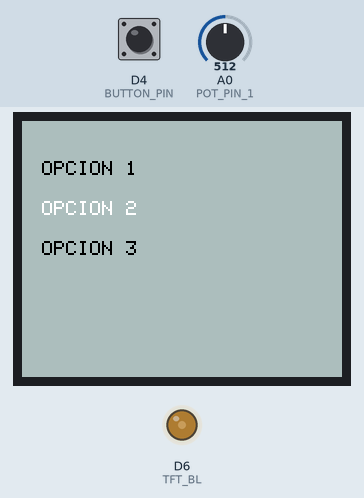
This sketch was run on a simulated ESP8266 (NodeMCU). Shown: 160×128 colour display, output pins drawn as LEDs (lit = HIGH). Inputs (shaded band) come from the test bench; at power-on: A0 (POT_PIN_1) = 512, D4 (BUTTON_PIN) HIGH. What the sketch prints to the serial monitor is not drawn.

Above: at 1.3 s.
1.4 s: A0 (POT_PIN_1) set to 900
At 1.9 s:
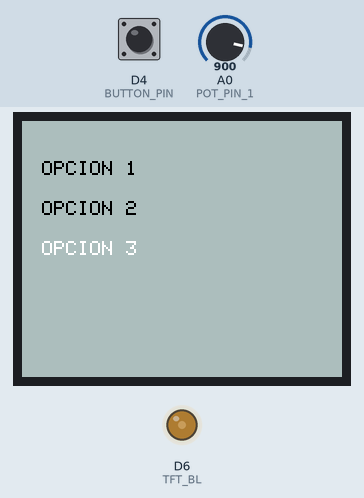
2.9 s: A0 (POT_PIN_1) set to 122
At 3.6 s:
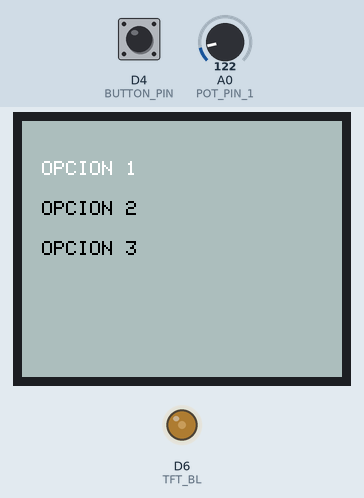
4.4 s: D4 (BUTTON_PIN) pulled LOW for 0.15 s
At 5.2 s:
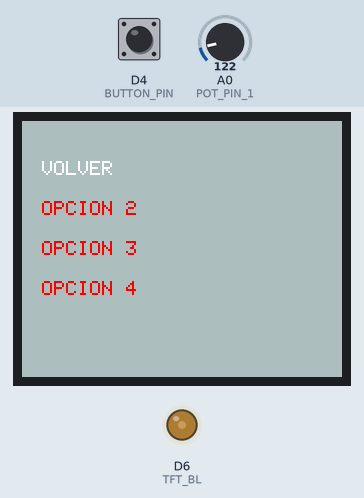
6.0 s: A0 (POT_PIN_1) set to 159
7.5 s: A0 (POT_PIN_1) set to 185
At 8.6 s:
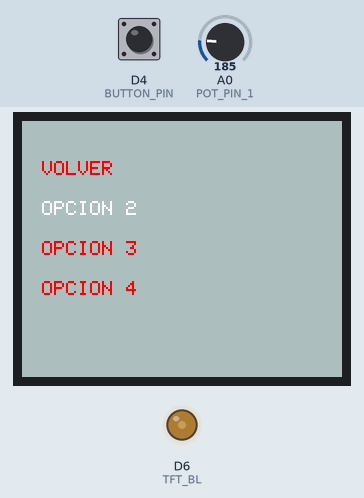
9.2 s: A0 (POT_PIN_1) set to 496
10.7 s: A0 (POT_PIN_1) set to 528
At 11.6 s:
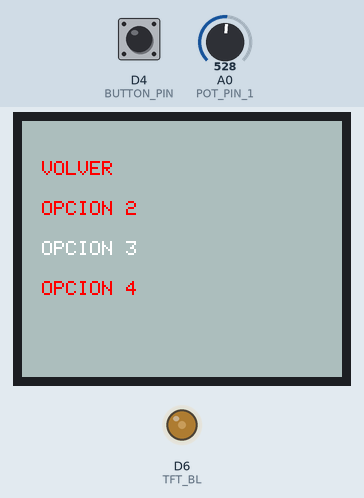
Timing chart, 0 to 13.4 s (numbered marks = the images above; inputs shaded):
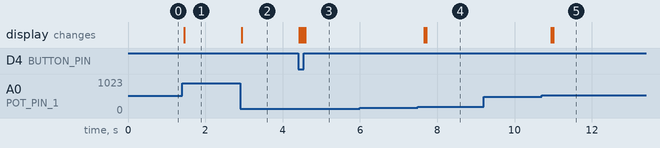

Measured:
- the behaviour switches between 170 and 171 on A0 (POT_PIN_1) (found by bisection; images 3 and 4)
- the behaviour switches between 511 and 512 on A0 (POT_PIN_1) (found by bisection; images 4 and 5)
- after the input at 1.4 s, the display: changes after 0.06 s (image 1)
- after the input at 2.9 s, the display: changes at once (image 2)
- after the input at 4.4 s, the display: first changes at once (image 3 shows a later state)
- after the input at 6.0 s, every drawn part: stays the same
- after the input at 7.5 s, the display: first changes after 0.17 s (image 4 shows a later state)
- after the input at 9.2 s, every drawn part: stays the same
- after the input at 10.7 s, the display: first changes after 0.25 s (image 5 shows a later state)

The sketch:

seleccion_avance_menu.ino
```cpp
#include <Adafruit_GFX.h>
#include <Adafruit_ST7735.h>

#define TFT_CS    D1
#define TFT_RST   D0
#define TFT_DC    D2
#define TFT_MOSI  D7
#define TFT_CLK   D5
#define TFT_BL    D6   // En tu caso el pin BL está conectado a 3V
#define TFT_VCC   VIN
#define TFT_GND   GND

#define POT_PIN_1 A0
#define POT_PIN_2 D3
#define BUTTON_PIN D4

Adafruit_ST7735 tft = Adafruit_ST7735(TFT_CS, TFT_DC, TFT_RST);
const uint16_t white = 0xffff;
const uint16_t black = 0x0000;
const uint16_t turquesa = 0xADF7;
const uint16_t rosaClaro = 0xE112;
const uint16_t rosaOscuro = 0xFFC0CB;
const uint16_t rojo = 0xF800;

// Variables para los potenciómetros y el botón
int potValue1 = 0;
int potValue2 = 0;
int selectedOptionMenuPrincipal = 0;
int selectedOptionMenuSecundario = 0;
int numOptionsMenuPrincipal = 3;
int numOptionsMenuSecundario = 4; // Número de opciones en el menú secundario
bool buttonPressed = false;

// Arreglo con las opciones del menú
char options[3][10] = {"OPCION 1", "OPCION 2", "OPCION 3"};
char menuSecundario[4][10] = {"VOLVER", "OPCION 2", "OPCION 3", "OPCION 4"};

void setup() {
  Serial.begin(9600);

  // Configuración de la pantalla

  tft.initR(INITR_BLACKTAB);
  tft.setRotation(1); // Orientación horizontal
  tft.fillScreen(turquesa);
  analogWrite(TFT_BL, 80); // Establecer el brillo en 50%

  // Configuración de los pines de los potenciómetros y el botón
  pinMode(POT_PIN_1, INPUT);
  pinMode(POT_PIN_2, INPUT);
  pinMode(BUTTON_PIN, INPUT_PULLUP);
}

void loop() {
  menuPrincipal();
}

void leerPotenciometros() {
  // Obtener el valor de los potenciómetros y convertirlos a un índice para la opción seleccionada
  potValue1 = analogRead(POT_PIN_1);
  potValue2 = analogRead(POT_PIN_2);
  selectedOptionMenuPrincipal = map(potValue1, 0, 1023, 0, numOptionsMenuPrincipal - 1);
  selectedOptionMenuSecundario = map(potValue1, 0, 1023, 0, numOptionsMenuSecundario - 1);

  // Mapear el valor del primer potenciómetro a un rango de 10 valores
  int potRange1 = map(potValue1, 0, 1023, 0, 10);

  // Imprimir el valor del primer potenciómetro en el monitor serie
  Serial.print("Valor del potenciómetro 1: ");
  Serial.println(potRange1);

  // Mapear el valor del segundo potenciómetro a un rango de 10 valores
  int potRange2 = map(potValue2, 0, 1023, 0, 10);

  // Imprimir el valor del segundo potenciómetro en el monitor serie
  Serial.print("Valor del potenciómetro 2: ");
  Serial.println(potRange2);
}

void menuPrincipal() {
  int activarPrincipal=1;
  while (activarPrincipal == 1) {
    leerPotenciometros();

    // Dibujar las opciones del menú
    for (int i = 0; i < numOptionsMenuPrincipal; i++) {
      tft.setCursor(10, 20 + i*20);
      tft.setTextSize(1);
      if (i == selectedOptionMenuPrincipal) {
        tft.setTextColor(ST7735_WHITE);
      } else {
        tft.setTextColor(black);
      }
      tft.print(options[i]);
    }

    // Esperar un poco antes de leer los potenciómetros nuevamente
    delay(50);

    // Chequear si el botón ha sido presionado
    if (!digitalRead(BUTTON_PIN) && !buttonPressed) {
      buttonPressed = true;

      // Acción a tomar cuando el botón es presionado
      switch(selectedOptionMenuPrincipal) {
        case 0:
            activarPrincipal = 0;
            tft.fillScreen(turquesa);
            menu1();
          break;
        case 1:
          // Acción para la opción 2
          break;
        case 2:
          // Acción para la opción 3
          break;
      }
    } else if (digitalRead(BUTTON_PIN)) {
      buttonPressed = false;
    }
  }
}

void menu1() {
   int activarSecundario = 1;
  while (activarSecundario == 1) {
    leerPotenciometros();

    // Dibujar las opciones del menú
    for (int i = 0; i < numOptionsMenuSecundario; i++) {
    tft.setCursor(10, 20 + i*20);
    tft.setTextSize(1);
    if (i == selectedOptionMenuSecundario) {
      tft.setTextColor(ST7735_WHITE);
    } else {
      tft.setTextColor(ST7735_RED);
    }
    tft.print(menuSecundario[i]);

    // Esperar un poco antes de leer los potenciómetros nuevamente
    delay(50);

    // Chequear si el botón ha sido presionado
    if (!digitalRead(BUTTON_PIN) && !buttonPressed) {
    buttonPressed = true;

      // Acción a tomar cuando el botón es presionado
      switch(selectedOptionMenuSecundario) {
      case 0:
        activarSecundario = 0;
        tft.fillScreen(turquesa);
        menuPrincipal();
        break;
      case 1:
        // Acción para la opción 2
        break;
      case 2:
        // Acción para la opción 3
        break;
    }
    } else if (digitalRead(BUTTON_PIN)) {
    buttonPressed = false;
  }
  }
 }
}
```
